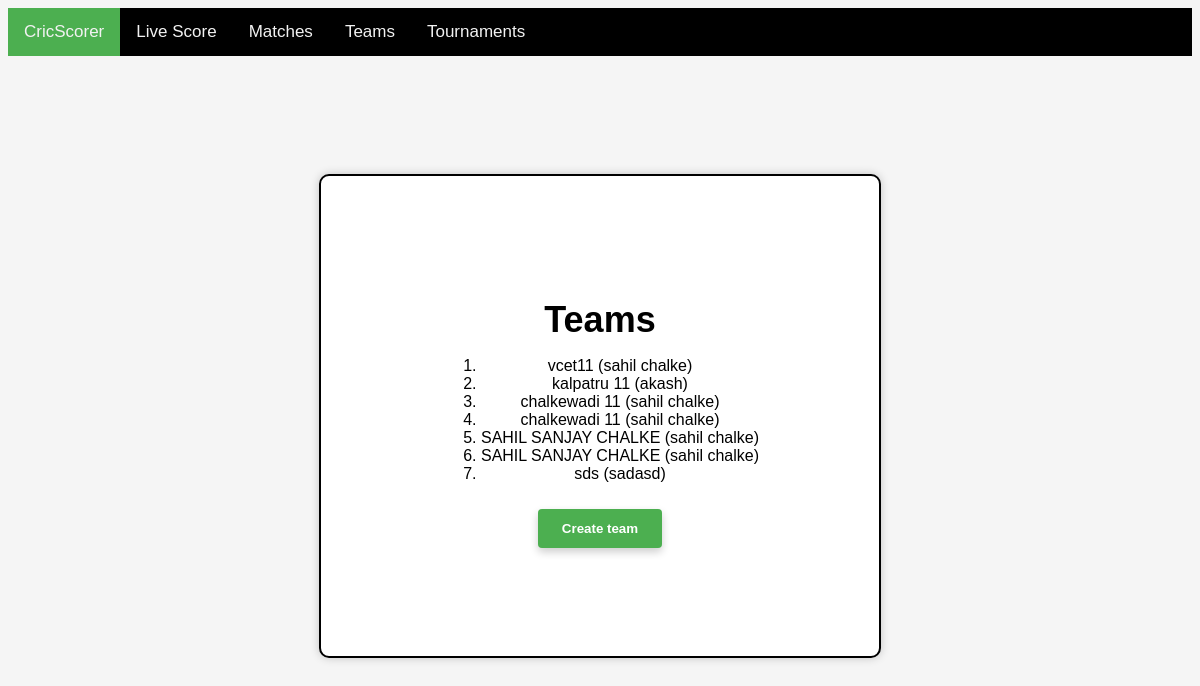
The page /list_teams/ on the database its author committed.
### scoring/models.py (models this page shows, shortened)
class Team(models.Model):
    name=models.CharField(max_length=200)
    captian_name=models.CharField(max_length=200,null=True)
    captian_email=models.EmailField(null=True)
    captian_phone=models.IntegerField(null=True)

### scoring/views.py (the view)
# urls.py: path('list_teams/',views.team_list,name="team_list"),
def team_list(request):
    teams=Team.objects.all()
    return render(request, ['scoring/team_list.html','scoring/make_match.html'], {'teams': teams})

### scoring/templates/scoring/team_list.html
{% extends 'scoring/base.html' %}
{% block content %}
<div class="center">
  <div class="container">
    <div class="container-box">
  <h1>Teams</h1>
  {% if teams %}
    <ol>
    {% for team in teams %}
      <li>{{ team.name }} ({{ team.captian_name }})</li>
    {% endfor %}
    </ol>
  {% else %}
    <p>No teams yet.</p>
  {% endif %}
  <button  type='submit' onclick=location.href="{% url 'team_create' %}">Create team</button>
    </div>
  </div>
</div>
{% endblock %}

### scoring/static/scoring/score.css (style rules this page uses)
.container { max-width: 500px; margin: 0 auto; padding: 20px; background-color: #FFFFFF; box-shadow: 0 0 10px rgba(0, 0, 0, 0.2); border-radius: 5px; }
button { padding: 12px 24px; margin: 10px; background-color: #4CAF50; color: white; border: none; cursor: pointer; border-radius: 4px; box-shadow: 0 4px 8px 0 rgba(0, 0, 0, 0.2); transition: 0.3s; font-weight: bold; }

### scoring/static/scoring/makematch.css (style rules this page uses)
.center { display: flex; justify-content: center; align-items: center; height: 90vh; }
.container { background-color: white; border: 2px solid black; border-radius: 10px; padding: 120px; text-align: center; display: flex; justify-content: center; align-items: center; display: flex; justify-content: center; align-items: center; height: 30vh; }
h1, p { text-align: center; }
h1 { margin-bottom: 10px; font-size: 36px; font-weight: bold; }

### rows shown on the page
Team: name "vcet11", captian_name "sahil chalke"
Team: name "kalpatru 11", captian_name "akash"
Team: name "chalkewadi 11", captian_name "sahil chalke"
Team: name "chalkewadi 11", captian_name "sahil chalke"
Team: name "SAHIL SANJAY CHALKE", captian_name "sahil chalke"
Team: name "SAHIL SANJAY CHALKE", captian_name "sahil chalke"
Team: name "sds", captian_name "sadasd"
